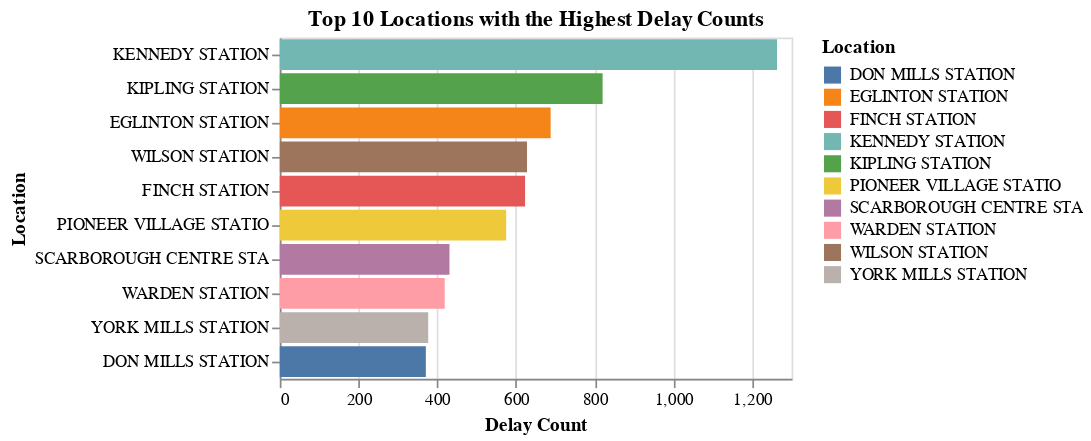

Here is the notebook cell this chart was saved with:
### Code cell
# Create a bar chart of the top 10 locations with the highest delay counts
chart = alt.Chart(top_10_locations).mark_bar().encode(
    x=alt.X('Delay Count:Q', title='Delay Count'),
    y=alt.Y('Location:N', title='Location', sort='-x'),  # Sort by delay count (descending)
    color='Location:N'
).properties(
    title='Top 10 Locations with the Highest Delay Counts'
)

chart.show()

### Figure 1 — Vega specification as saved in the notebook (floating-point values rounded to 4 significant figures)
{"$schema": "https://vega.github.io/schema/vega/v5.json", "data": [{"name": "source_0"}, {"name": "data_0", "values": [{"Delay Count_end": 1263.0, "Delay Count_start": 0.0, "Location": "KENNEDY STATION"}, {"Delay Count_end": 820.0, "Delay Count_start": 0.0, "Location": "KIPLING STATION"}, {"Delay Count_end": 688.0, "Delay Count_start": 0.0, "Location": "EGLINTON STATION"}, {"Delay Count_end": 628.0, "Delay Count_start": 0.0, "Location": "WILSON STATION"}, {"Delay Count_end": 623.0, "Delay Count_start": 0.0, "Location": "FINCH STATION"}, {"Delay Count_end": 575.0, "Delay Count_start": 0.0, "Location": "PIONEER VILLAGE STATIO"}, {"Delay Count_end": 431.0, "Delay Count_start": 0.0, "Location": "SCARBOROUGH CENTRE STA"}, {"Delay Count_end": 419.0, "Delay Count_start": 0.0, "Location": "WARDEN STATION"}, {"Delay Count_end": 377.0, "Delay Count_start": 0.0, "Location": "YORK MILLS STATION"}, {"Delay Count_end": 371.0, "Delay Count_start": 0.0, "Location": "DON MILLS STATION"}]}, {"name": "source_0_y_domain_Location", "values": [{"Location": "KENNEDY STATION", "sort_field": 1263}, {"Location": "KIPLING STATION", "sort_field": 820}, {"Location": "EGLINTON STATION", "sort_field": 688}, {"Location": "WILSON STATION", "sort_field": 628}, {"Location": "FINCH STATION", "sort_field": 623}, {"Location": "PIONEER VILLAGE STATIO", "sort_field": 575}, {"Location": "SCARBOROUGH CENTRE STA", "sort_field": 431}, {"Location": "WARDEN STATION", "sort_field": 419}, {"Location": "YORK MILLS STATION", "sort_field": 377}, {"Location": "DON MILLS STATION", "sort_field": 371}]}, {"name": "data_0_color_domain_Location", "values": [{"Location": "KENNEDY STATION"}, {"Location": "KIPLING STATION"}, {"Location": "EGLINTON STATION"}, {"Location": "WILSON STATION"}, {"Location": "FINCH STATION"}, {"Location": "PIONEER VILLAGE STATIO"}, {"Location": "SCARBOROUGH CENTRE STA"}, {"Location": "WARDEN STATION"}, {"Location": "YORK MILLS STATION"}, {"Location": "DON MILLS STATION"}]}], "signals": [{"name": "y_step", "value": 20}, {"name": "height", "update": "bandspace(domain('y').length, 0.1, 0.05) * y_step"}], "marks": [{"type": "rect", "name": "marks", "from": {"data": "data_0"}, "encode": {"update": {"x": {"field": "Delay Count_end", "scale": "x"}, "x2": {"field": "Delay Count_start", "scale": "x"}, "fill": {"field": "Location", "scale": "color"}, "y": {"field": "Location", "scale": "y"}, "height": {"signal": "max(0.25, bandwidth('y'))"}}}, "style": ["bar"]}], "scales": [{"name": "x", "type": "linear", "domain": {"data": "data_0", "fields": ["Delay Count_start", "Delay Count_end"]}, "range": [0, {"signal": "width"}], "zero": true, "nice": true}, {"name": "y", "type": "band", "domain": {"data": "source_0_y_domain_Location", "field": "Location", "sort": {"op": "max", "field": "sort_field", "order": "descending"}}, "range": {"step": {"signal": "y_step"}}, "paddingInner": 0.1, "paddingOuter": 0.05}, {"name": "color", "type": "ordinal", "domain": {"data": "data_0_color_domain_Location", "field": "Location", "sort": true}, "range": "category"}], "axes": [{"scale": "x", "minExtent": 0, "ticks": false, "tickCount": {"signal": "ceil(width/40)"}, "grid": true, "aria": false, "maxExtent": 0, "orient": "bottom", "zindex": 0, "labels": false, "gridScale": "y", "domain": false}, {"scale": "x", "orient": "bottom", "labelFlush": true, "tickCount": {"signal": "ceil(width/40)"}, "grid": false, "title": "Delay Count", "labelOverlap": true, "zindex": 0}, {"scale": "y", "orient": "left", "grid": false, "zindex": 0, "title": "Location"}], "title": {"text": "Top 10 Locations with the Highest Delay Counts", "frame": "group"}, "legends": [{"fill": "color", "symbolType": "square", "title": "Location"}], "padding": 5, "width": 300, "background": "white", "style": "cell"}
